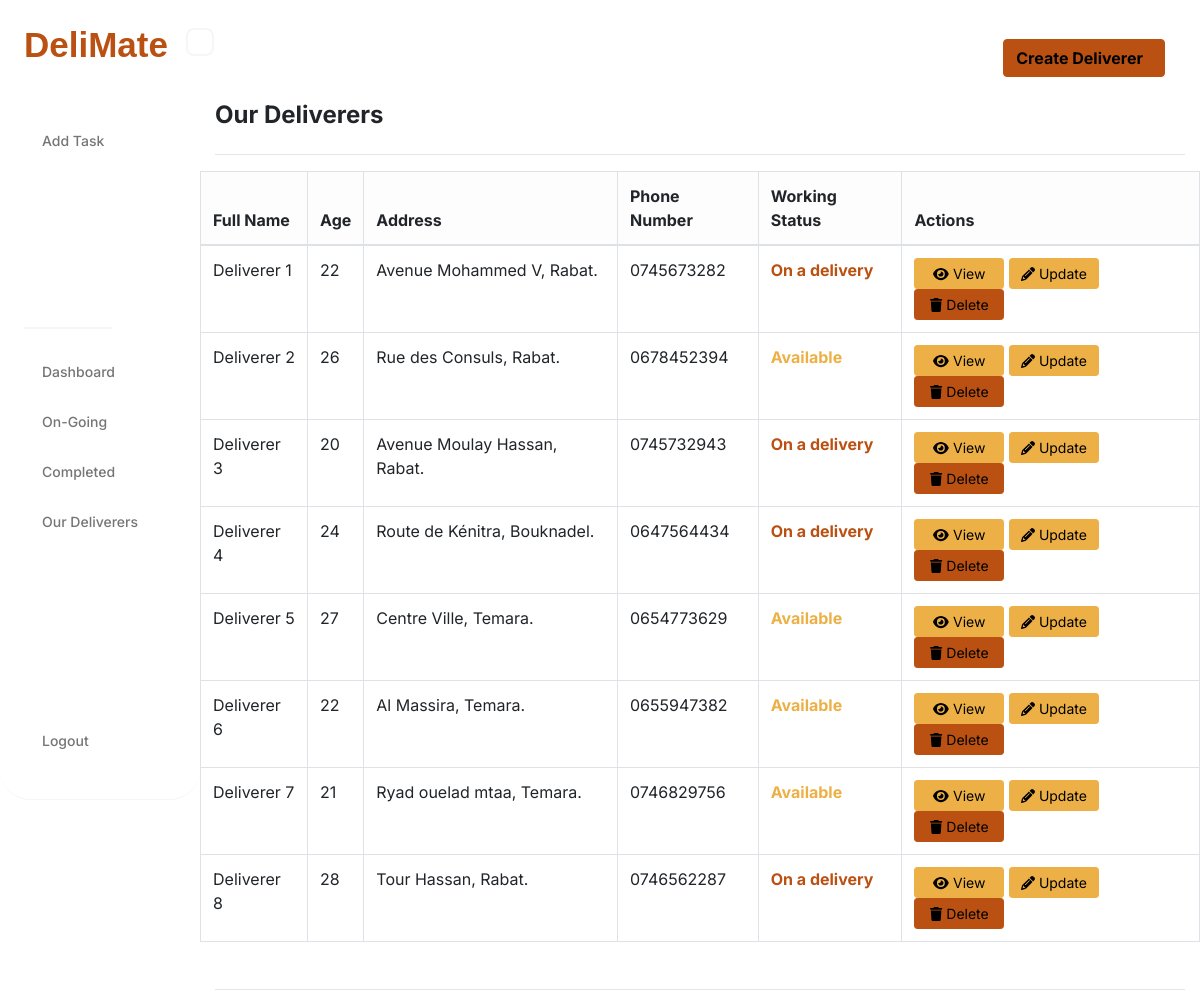
/deliverers/ (signed in), run on the app's committed database.
### webapp/models.py (models this page shows, shortened)
class Deliverer(models.Model):
    full_name = models.CharField(max_length=100)
    age = models.PositiveIntegerField()
    address = models.CharField(max_length=300)
    phone_number = models.CharField(max_length=20)
    @property
    def is_working(self):
        return self.record_set.filter(status='on-going').exists()

### webapp/views.py (the view)
# urls.py: path('deliverers/', views.deliverers_dashboard, name='deliverers_dashboard'),
@login_required(login_url='login')
def deliverers_dashboard(request):
    my_deliverers = Deliverer.objects.all().order_by('id')
    context = {'deliverers': my_deliverers}
    return render(request, 'webapp/deliverers-dashboard.html', context=context)

### webapp/templates/webapp/deliverers-dashboard.html (shortened to what this page needs)
{% extends 'webapp/base.html' %}
{% load static %}
{% block content %}
    <div class="container-fluid greeting-container">
        <br>
        <div class="row justify-content-end">
            <div class="col-md-6 col-lg-4">
                <div class="text-right">
                    <a href="{% url 'create_deliverer' %}" class="btn" style="margin-right: 20px; background-color: #BA5112; border-color: #BA5112; color: rgb(0, 0, 0);">
                        <strong>  Create Deliverer</strong> &nbsp;
                    </a>
                </div>
            </div>
        </div>
        <br>
        <div class="row">
            <div class="col-md-12">
                <h3 style="font-weight: bold; font-size: 24px;">Our Deliverers</h3>
            </div>
        </div>
        <hr>
        <div class="row">
            <table class="table table-hover table-bordered">
                <thead class="table-light">
                    <tr>
                        <th scope="col"> Full Name </th>
                        <th scope="col"> Age </th>
                        <th scope="col"> Address </th>
                        <th scope="col"> Phone Number </th>
                        <th scope="col"> Working Status </th>
                        <th scope="col"> Actions </th>
                    </tr>
                </thead>
                <tbody>
                    {% if deliverers %}
                        {% for deliverer in deliverers %}
                            <tr>
                                <td> {{ deliverer.full_name }} </td>
                                <td> {{ deliverer.age }} </td>
                                <td> {{ deliverer.address }} </td>
                                <td> {{ deliverer.phone_number }} </td>
                                <td>
                                    {% if deliverer.is_working %}
                                        <span style="color: #BA5112;"><strong>On a delivery</strong></span>
                                    {% else %}
                                        <span style="color: #EDB046;"><strong>Available</strong></span>
                                    {% endif %}
                                </td>
                                <td>
                                    <a class="btn btn-sm btn-info" href="{% url 'view_deliverer' deliverer.id %}" style="width: 90px; background-color: #EDB046; border-color: #EDB046; color: rgb(0, 0, 0);">
                                        <i class="fa fa-eye" aria-hidden="true"></i> View
                                    </a>
                                    <a class="btn btn-sm btn-warning" href="{% url 'update_deliverer' deliverer.id %}" style="width: 90px; background-color: #EDB046; border-color: #EDB046; color: rgb(0, 0, 0);">
                                        <i class="fa fa-pencil" aria-hidden="true"></i> Update
                                    </a>
                                    <a class="btn btn-sm btn-danger" href="{% url 'delete_deliverer' deliverer.id %}" style="width: 90px; background-color: #BA5112; border-color: #BA5112; color: rgb(0, 0, 0);">
                                        <i class="fa fa-trash" aria-hidden="true"></i> Delete
                                    </a>
                                </td>
                            </tr>
                        {% endfor %}
                    {% else %}
                        <tr>
                            <td colspan="6"> No deliverers found. </td>
                        </tr>
                    {% endif %}
                </tbody>
            </table>
        </div>
    </div>
    <hr>
{% endblock %}

### static/css/navbar.css (style rules this page uses)
* { margin: 0; padding: 0; box-sizing: border-box; font-family: "Inter", sans-serif; }
body { background-color: #ffffff; margin: 0; padding: 0; }

### webapp/templates/webapp/deliverers-dashboard.html (style rules this page uses)
.greeting-container { padding: 15px 0; margin-bottom: 15px; }

### data on the page
Deliverer: full_name "Deliverer 1", age "22", address "Avenue Mohammed V, Rabat.", phone_number "0745673282", shows "On a delivery"
Deliverer: full_name "Deliverer 2", age "26", address "Rue des Consuls, Rabat.", phone_number "0678452394", shows "Available"
Deliverer: full_name "Deliverer 3", age "20", address "Avenue Moulay Hassan, Rabat.", phone_number "0745732943", shows "On a delivery"
Deliverer: full_name "Deliverer 4", age "24", address "Route de Kénitra, Bouknadel.", phone_number "0647564434", shows "On a delivery"
Deliverer: full_name "Deliverer 5", age "27", address "Centre Ville, Temara.", phone_number "0654773629", shows "Available"
Deliverer: full_name "Deliverer 6", age "22", address "Al Massira, Temara.", phone_number "0655947382", shows "Available"
Deliverer: full_name "Deliverer 7", age "21", address "Ryad ouelad mtaa, Temara.", phone_number "0746829756", shows "Available"
Deliverer: full_name "Deliverer 8", age "28", address "Tour Hassan, Rabat.", phone_number "0746562287", shows "On a delivery"
